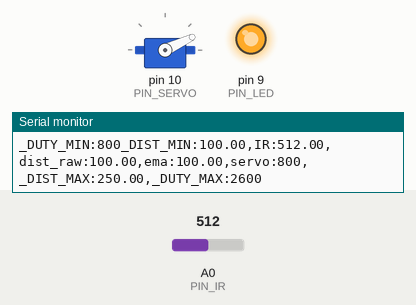
This sketch was run on a simulated Arduino Uno, built with avr-gcc and run on an emulated ATmega328P. Shown: servo, output pins drawn as LEDs (lit = HIGH), the last lines printed to the serial monitor. The inputs (shaded band) are chosen by the test bench; at power-on: A0 (PIN_IR) = 512.

Above: at 1.2 s.
1.3 s: A0 (PIN_IR) set to 360
2.8 s: A0 (PIN_IR) set to 330
At 4.0 s:
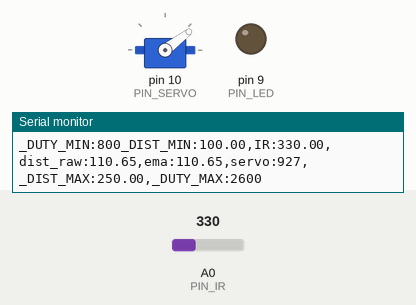
4.3 s: A0 (PIN_IR) set to 306
At 4.9 s:
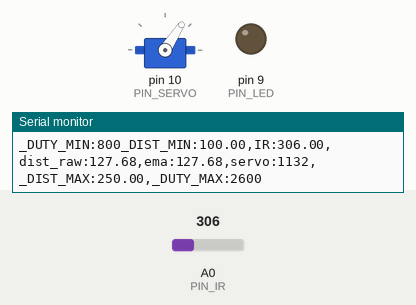
5.8 s: A0 (PIN_IR) set to 240
At 6.3 s:
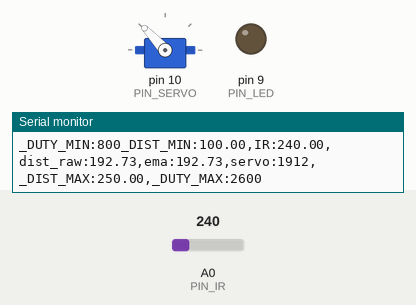
7.4 s: A0 (PIN_IR) set to 122
At 8.0 s:
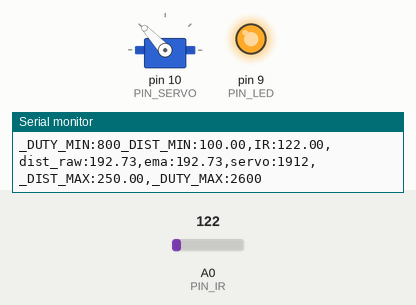
Timing chart, 0 to 9.9 s (numbered marks = the images above; inputs shaded):
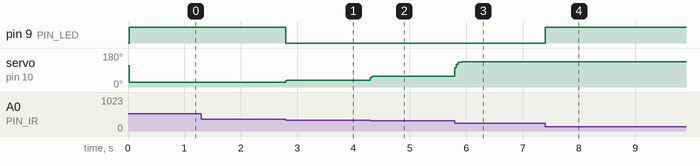

The sketch:

17_example_3.ino
```cpp
#include <Servo.h>

// Arduino pin assignment

#define PIN_IR    0         // IR sensor at Pin A0
#define PIN_LED   9
#define PIN_SERVO 10

#define _DUTY_MIN 800  // servo full clock-wise position (0 degree)
#define _DUTY_NEU 1700  // servo neutral position (90 degree)
#define _DUTY_MAX 2600  // servo full counter-clockwise position (180 degree)

#define _DIST_MIN  100.0   // minimum distance 100mm
#define _DIST_MAX  250.0   // maximum distance 250mm

#define EMA_ALPHA  0.6      // for EMA Filter

#define LOOP_INTERVAL 20
// Loop Interval (unit: msec) : 수가 클 수록 업데이트 간격이 길어짐
//예) 20ms = 50Hz이므로 서보가 초당 50번 갱신 -> 빠른 반응, 노이즈에 민감
//예) 100ms = 10Hz : 느리지만 서보가 부드럽게 움직임. -> 서보 떨림 줄이고 싶으면 50~100으로

Servo myservo;
unsigned long last_loop_time;   // unit: msec

float dist_prev = _DIST_MIN;
float dist_ema = _DIST_MIN;

void setup()
{
  pinMode(PIN_LED, OUTPUT);

  myservo.attach(PIN_SERVO);
  myservo.writeMicroseconds(_DUTY_NEU);

  Serial.begin(1000000);    // 1,000,000 bps
  last_loop_time = millis();
}

void loop()
{
  unsigned long time_curr = millis();
  int duty;
  float a_value, dist_raw;

  // wait until next event time
  if (time_curr < (last_loop_time + LOOP_INTERVAL))
    return;
  last_loop_time += LOOP_INTERVAL;

  a_value = analogRead(PIN_IR);
  dist_raw = ((6762.0 / (a_value - 9.0)) - 4.0) * 10.0 - 60.0;

  if(dist_raw<_DIST_MIN || dist_raw>_DIST_MAX){
    dist_raw = dist_prev;
    digitalWrite(PIN_LED, HIGH);
  }else{
    dist_prev = dist_raw;
    digitalWrite(PIN_LED, LOW);
  }

   // Put range Filter code here (_DIST_MIN ~ _DIST_MAX)
  // and turn on LED if the distance is in the range

  dist_ema = EMA_ALPHA*dist_raw + (1-EMA_ALPHA)*dist_ema;
  // EMA_ALPHA : 새 데이터 반영 비율
  //1-EMA_ALPHA : 이전 평균 보존 비율
  // Put EMA filter code here

  //duty = map(dist_ema, _DIST_MIN, _DIST_MAX, _DUTY_MIN, _DUTY_MAX);

  duty = (int) (_DUTY_MIN + (dist_ema-_DIST_MIN)*(_DUTY_MAX-_DUTY_MIN)/(_DIST_MAX-_DIST_MIN));
  // Put map() equivalent code here

  myservo.writeMicroseconds(duty);

  Serial.print("_DUTY_MIN:");  Serial.print(_DUTY_MIN);
  Serial.print("_DIST_MIN:");  Serial.print(_DIST_MIN);
  Serial.print(",IR:");        Serial.print(a_value);
  Serial.print(",dist_raw:");  Serial.print(dist_raw);
  Serial.print(",ema:");       Serial.print(dist_ema);
  Serial.print(",servo:");     Serial.print(duty);
  Serial.print(",_DIST_MAX:"); Serial.print(_DIST_MAX);
  Serial.print(",_DUTY_MAX:"); Serial.print(_DUTY_MAX);
  Serial.println("");
}
```

Measured:
- the behaviour switches between 348 and 347 on A0 (PIN_IR) (found by bisection; images 0 and 1)
- after the input at 2.8 s, pin 9 (PIN_LED): HIGH → LOW at once; servo on pin 10 (PIN_SERVO): 25° → 37° at once
- after the input at 4.3 s, servo on pin 10 (PIN_SERVO): 37° → 57° at once
- after the input at 5.8 s, servo on pin 10 (PIN_SERVO): 57° → 133° at once
- after the input at 7.4 s, pin 9 (PIN_LED): LOW → HIGH at once
